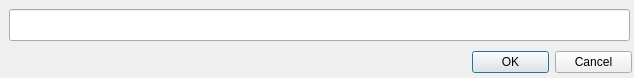
<?xml version="1.0" encoding="UTF-8"?>
<ui version="4.0">
 <class>addtaskdialog</class>
 <widget class="QDialog" name="addtaskdialog">
  <property name="geometry">
   <rect>
    <x>0</x>
    <y>0</y>
    <width>634</width>
    <height>78</height>
   </rect>
  </property>
  <property name="windowTitle">
   <string>Dialog</string>
  </property>
  <widget class="QLineEdit" name="lineEdit">
   <property name="geometry">
    <rect>
     <x>9</x>
     <y>9</y>
     <width>621</width>
     <height>32</height>
    </rect>
   </property>
   <property name="font">
    <font>
     <family>Arial</family>
     <pointsize>17</pointsize>
    </font>
   </property>
   <property name="text">
    <string/>
   </property>
  </widget>
  <widget class="QDialogButtonBox" name="buttonBox">
   <property name="geometry">
    <rect>
     <x>472</x>
     <y>50</y>
     <width>160</width>
     <height>25</height>
    </rect>
   </property>
   <property name="orientation">
    <enum>Qt::Horizontal</enum>
   </property>
   <property name="standardButtons">
    <set>QDialogButtonBox::Cancel|QDialogButtonBox::Ok</set>
   </property>
  </widget>
 </widget>
 <resources/>
 <connections>
  <connection>
   <sender>buttonBox</sender>
   <signal>accepted()</signal>
   <receiver>addtaskdialog</receiver>
   <slot>accept()</slot>
   <hints>
    <hint type="sourcelabel">
     <x>248</x>
     <y>254</y>
    </hint>
    <hint type="destinationlabel">
     <x>157</x>
     <y>274</y>
    </hint>
   </hints>
  </connection>
  <connection>
   <sender>buttonBox</sender>
   <signal>rejected()</signal>
   <receiver>addtaskdialog</receiver>
   <slot>reject()</slot>
   <hints>
    <hint type="sourcelabel">
     <x>316</x>
     <y>260</y>
    </hint>
    <hint type="destinationlabel">
     <x>286</x>
     <y>274</y>
    </hint>
   </hints>
  </connection>
 </connections>
</ui>
